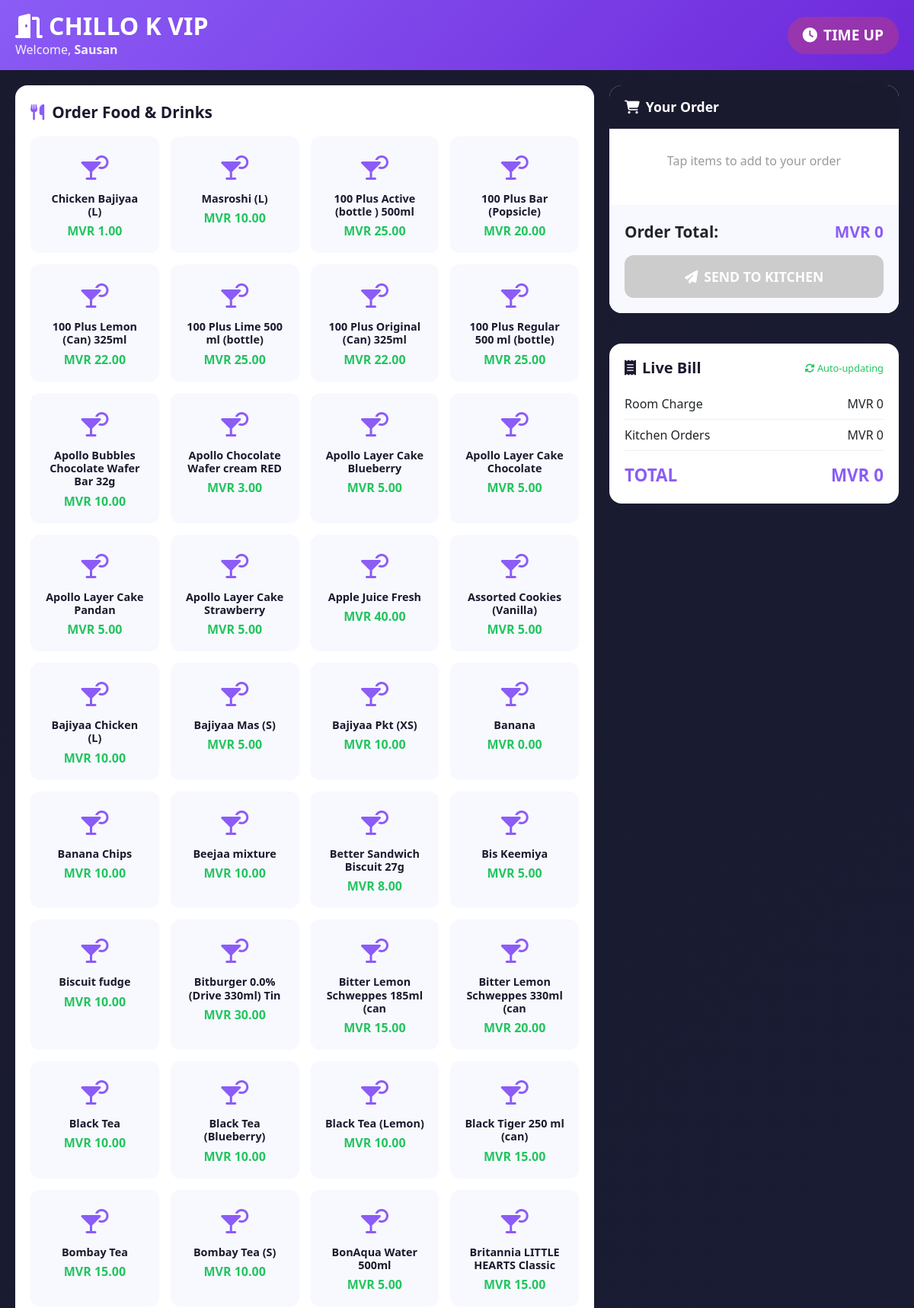
Page /karaoke/tablet-order/3/ (upper part) on the committed database.
### karaoke/models.py (models this page shows, shortened)
class RoomSession(models.Model):
    STATUS_CHOICES = [
        ('Booked', 'Booked'),
        ('Active', 'Active'),
        ('Paused', 'Paused'),
        ('Completed', 'Completed'),
        ('Cancelled', 'Cancelled'),
    ]
    outlet = models.ForeignKey(Outlet, on_delete=models.CASCADE, related_name='karaoke_sessions', null=True)
    room = models.ForeignKey(Room, on_delete=models.CASCADE, related_name='sessions')
    customer = models.ForeignKey(Customer, on_delete=models.SET_NULL, null=True, blank=True)
    customer_name = models.CharField(max_length=200, blank=True, null=True)
    booked_at = models.DateTimeField(auto_now_add=True)
    started_at = models.DateTimeField(null=True, blank=True, help_text="When session actually started")
    paused_at = models.DateTimeField(null=True, blank=True, help_text="When session was paused")
    ended_at = models.DateTimeField(null=True, blank=True, help_text="When session was ended/closed")
    booked_duration_minutes = models.IntegerField(default=60)
    actual_duration_minutes = models.IntegerField(default=0)
    total_pause_minutes = models.IntegerField(default=0)
    extra_time_minutes = models.IntegerField(default=0)
    base_rate = models.DecimalField(max_digits=10, decimal_places=2, default=100)
    room_charge = models.DecimalField(max_digits=10, decimal_places=2, default=0)
    extra_time_charge = models.DecimalField(max_digits=10, decimal_places=2, default=0)
    food_beverage_charge = models.DecimalField(max_digits=10, decimal_places=2, default=0)
    total_charge = models.DecimalField(max_digits=10, decimal_places=2, default=0)
    status = models.CharField(max_length=20, choices=STATUS_CHOICES, default='Booked')
    notes = models.TextField(blank=True, null=True)
    class Meta:
        ordering = ['-started_at']

class Room(models.Model):
    ROOM_TYPES = [
        ('VIP', 'VIP Room'),
        ('Standard', 'Standard Room'),
    ]
    STATUS_CHOICES = [
        ('Available', 'Available'),
        ('Booked', 'Booked'),
        ('Active', 'Active'),
        ('Cleaning', 'Cleaning'),
    ]
    outlet = models.ForeignKey(Outlet, on_delete=models.CASCADE, related_name='karaoke_rooms')
    name = models.CharField(max_length=100)
    room_type = models.CharField(max_length=20, choices=ROOM_TYPES, default='Standard')
    capacity = models.IntegerField(default=4)
    status = models.CharField(max_length=20, choices=STATUS_CHOICES, default='Available')
    price_per_hour = models.DecimalField(max_digits=10, decimal_places=2, default=100, help_text="Base hourly rate")
    price_per_minute = models.DecimalField(max_digits=10, decimal_places=2, default=2, help_text="Rate for partial minutes")
    min_booking_duration = models.IntegerField(default=60, help_text="Minimum duration in minutes")
    class Meta:
        ordering = ['name']
        unique_together = ('outlet', 'name')

### core/models.py (models this page shows, shortened)
class Product(models.Model):
    outlet = models.ForeignKey(Outlet, on_delete=models.CASCADE, related_name='products', null=True)
    name = models.CharField(max_length=200)
    sku = models.CharField(max_length=50, null=True, blank=True)
    category = models.CharField(max_length=100, blank=True, null=True)
    cost_price = models.DecimalField(max_digits=10, decimal_places=2, default=0.00)
    selling_price = models.DecimalField(max_digits=10, decimal_places=2)
    current_stock_level = models.IntegerField(default=0)
    is_favorite = models.BooleanField(default=False)
    image = models.ImageField(upload_to='products/', blank=True, null=True)

### karaoke/views.py (the view)
# urls.py: path('tablet-order/<int:session_id>/', views.customer_tablet_order, name='tablet_order'),
def customer_tablet_order(request, session_id):
    session = get_object_or_404(RoomSession, id=session_id, status__in=['Booked', 'Active', 'Paused'])
    products = Product.objects.filter(outlet=session.outlet).exclude(category='Room Rate')
    return render(request, 'karaoke/tablet_order.html', {'session': session, 'products': products})

### karaoke/templates/karaoke/tablet_order.html (shortened to what this page needs)
<!DOCTYPE html>
<html lang="en">
<head>
    <link href="https://cdn.jsdelivr.net/npm/bootstrap@5.3.0/dist/css/bootstrap.min.css" rel="stylesheet">
    <link href="https://cdnjs.cloudflare.com/ajax/libs/font-awesome/6.4.0/css/all.min.css" rel="stylesheet">
</head>
<body>
    <div class="header-bar">
        <div class="room-info">
            <h2><i class="fas fa-door-open me-2"></i>{{ session.room.name }}</h2>
            <p>Welcome, <strong>{{ session.customer_name }}</strong></p>
        </div>
        <div class="timer-badge" id="sessionTimer">
            <i class="fas fa-clock me-2"></i><span id="timerText">Loading...</span>
        </div>
    </div>
    <div class="main-container">
        <div class="left-panel">
            <div class="menu-section">
                <div class="section-title">
                    <i class="fas fa-utensils"></i> Order Food & Drinks
                </div>
                <div class="product-grid">
                    {% for product in products %}
                    <div class="product-card" onclick="addToCart('{{ product.id }}', '{{ product.name }}', {{ product.selling_price }})">
                        <div class="icon"><i class="fas fa-cocktail"></i></div>
                        <h6>{{ product.name }}</h6>
                        <div class="price">MVR {{ product.selling_price }}</div>
                    </div>
                    {% empty %}
                    <div class="text-center text-muted py-4 w-100">No products available</div>
                    {% endfor %}
                </div>
            </div>
        </div>
        <div class="right-panel">
            <div class="cart-section">
                <div class="cart-header">
                    <i class="fas fa-shopping-cart me-2"></i>Your Order
                </div>
                <div class="cart-items" id="cartItems">
                    <div class="empty-cart">Tap items to add to your order</div>
                </div>
                <div class="cart-footer">
                    <div class="total-row">
                        <span>Order Total:</span>
                        <span class="amount" id="cartTotal">MVR 0</span>
                    </div>
                    <button class="btn-send" id="btnSend" onclick="sendOrder()" disabled>
                        <i class="fas fa-paper-plane me-2"></i>SEND TO KITCHEN
                    </button>
                </div>
            </div>
            <div class="live-bill">
                <div class="bill-header">
                    <h5><i class="fas fa-receipt me-2"></i>Live Bill</h5>
                    <span class="refresh-indicator" id="billRefresh"><i class="fas fa-sync-alt"></i> Auto-updating</span>
                </div>
                <div id="billContent">
                    <div class="bill-item">
                        <span>Room Charge</span>
                        <span id="billRoomCharge">MVR 0</span>
                    </div>
                    <div class="bill-item">
                        <span>Kitchen Orders</span>
                        <span id="billKitchenTotal">MVR 0</span>
                    </div>
                    <div class="bill-total">
                        <span>TOTAL</span>
                        <span id="billGrandTotal">MVR 0</span>
                    </div>
                </div>
            </div>
        </div>
    </div>
    {% load static %}
</body>
</html>

### karaoke/templates/karaoke/tablet_order.html (style rules this page uses)
* { margin: 0; padding: 0; box-sizing: border-box; }
body { background: linear-gradient(135deg, #1a1a2e 0%, #16213e 100%); min-height: 100vh; font-family: 'Segoe UI', Tahoma, Geneva, Verdana, sans-serif; }
.header-bar { background: linear-gradient(135deg, #8b5cf6 0%, #6d28d9 100%); color: white; padding: 15px 20px; display: flex; justify-content: space-between; align-items: center; }
.room-info h2 { font-weight: 700; margin: 0; }
.room-info p { margin: 0; opacity: 0.9; }
.timer-badge { background: rgba(255,255,255,0.2); padding: 10px 20px; border-radius: 50px; font-size: 1.2rem; font-weight: 700; }
.main-container { padding: 20px; }
.menu-section { background: white; border-radius: 16px; padding: 20px; margin-bottom: 20px; }
.section-title { font-size: 1.3rem; font-weight: 700; color: #1a1a2e; margin-bottom: 15px; display: flex; align-items: center; gap: 10px; }
.section-title i { color: #8b5cf6; }
.product-grid { display: grid; grid-template-columns: repeat(auto-fill, minmax(140px, 1fr)); gap: 15px; max-height: 50vh; overflow-y: auto; }
.product-card { background: #f8f8ff; border-radius: 12px; padding: 15px; text-align: center; cursor: pointer; transition: all 0.2s; border: 2px solid transparent; }
.product-card .icon { font-size: 2rem; color: #8b5cf6; margin-bottom: 8px; }
.product-card h6 { font-weight: 600; margin-bottom: 5px; color: #1a1a2e; font-size: 0.9rem; }
.product-card .price { color: #22c55e; font-weight: 700; }
.cart-section { background: white; border-radius: 16px; overflow: hidden; }
.cart-header { background: #1a1a2e; color: white; padding: 15px 20px; font-weight: 700; font-size: 1.1rem; }
.cart-items { max-height: 200px; overflow-y: auto; min-height: 100px; }
.cart-footer { padding: 20px; background: #f8f8ff; }
.total-row { display: flex; justify-content: space-between; font-size: 1.3rem; font-weight: 700; margin-bottom: 15px; }
.total-row .amount { color: #8b5cf6; }
.btn-send { width: 100%; padding: 15px; font-size: 1.1rem; font-weight: 700; background: linear-gradient(135deg, #22c55e 0%, #16a34a 100%); border: none; border-radius: 12px; color: white; }
.btn-send:disabled { background: #ccc; cursor: not-allowed; }
.live-bill { background: white; border-radius: 16px; padding: 20px; margin-top: 20px; }
.bill-header { display: flex; justify-content: space-between; align-items: center; margin-bottom: 15px; }
.bill-header h5 { font-weight: 700; color: #1a1a2e; margin: 0; }
.refresh-indicator { font-size: 0.8rem; color: #22c55e; }
.bill-item { display: flex; justify-content: space-between; padding: 8px 0; border-bottom: 1px solid #eee; }
.bill-total { display: flex; justify-content: space-between; padding-top: 15px; font-size: 1.4rem; font-weight: 700; color: #8b5cf6; }
.empty-cart { text-align: center; padding: 30px; color: #999; }
@media (min-width: 768px) { .main-container { display: grid; grid-template-columns: 2fr 1fr; gap: 20px; } }
@media (min-width: 768px) { .right-panel { display: flex; flex-direction: column; gap: 20px; } }

### rows in the picture
RoomSession: room.name "CHILLO K VIP", customer_name "Sausan"
Product: name "Chicken Bajiyaa (L)", selling_price "1.00"
Product: name "Masroshi (L)", selling_price "10.00"
Product: name "100 Plus Active (bottle ) 500ml", selling_price "25.00"
Product: name "100 Plus Bar (Popsicle)", selling_price "20.00"
Product: name "100 Plus Lemon (Can) 325ml", selling_price "22.00"
Product: name "100 Plus Lime 500 ml (bottle)", selling_price "25.00"
Product: name "100 Plus Original (Can) 325ml", selling_price "22.00"
Product: name "100 Plus Regular 500 ml (bottle)", selling_price "25.00"
Product: name "Apollo Bubbles Chocolate Wafer Bar 32g", selling_price "10.00"
Product: name "Apollo Chocolate Wafer cream RED", selling_price "3.00"
Product: name "Apollo Layer Cake Blueberry", selling_price "5.00"
Product: name "Apollo Layer Cake Chocolate", selling_price "5.00"
Product: name "Apollo Layer Cake Pandan", selling_price "5.00"
Product: name "Apollo Layer Cake Strawberry", selling_price "5.00"
Product: name "Apple Juice Fresh", selling_price "40.00"
Product: name "Assorted Cookies (Vanilla)", selling_price "5.00"
Product: name "Bajiyaa Chicken (L)", selling_price "10.00"
Product: name "Bajiyaa Mas (S)", selling_price "5.00"
Product: name "Bajiyaa Pkt (XS)", selling_price "10.00"
Product: name "Banana", selling_price "0.00"
Product: name "Banana Chips", selling_price "10.00"
Product: name "Beejaa mixture", selling_price "10.00"
Product: name "Better Sandwich Biscuit 27g", selling_price "8.00"
Product: name "Bis Keemiya", selling_price "5.00"
Product: name "Biscuit fudge", selling_price "10.00"
Product: name "Bitburger 0.0% (Drive 330ml) Tin", selling_price "30.00"
Product: name "Bitter Lemon Schweppes 185ml (can", selling_price "15.00"
Product: name "Bitter Lemon Schweppes 330ml (can", selling_price "20.00"
Product: name "Black Tea", selling_price "10.00"
Product: name "Black Tea (Blueberry)", selling_price "10.00"
Product: name "Black Tea (Lemon)", selling_price "10.00"
Product: name "Black Tiger 250 ml (can)", selling_price "15.00"
Product: name "Bombay Tea", selling_price "15.00"
Product: name "Bombay Tea (S)", selling_price "10.00"
Product: name "BonAqua Water 500ml", selling_price "5.00"
Product: name "Britannia LITTLE HEARTS Classic", selling_price "15.00"
